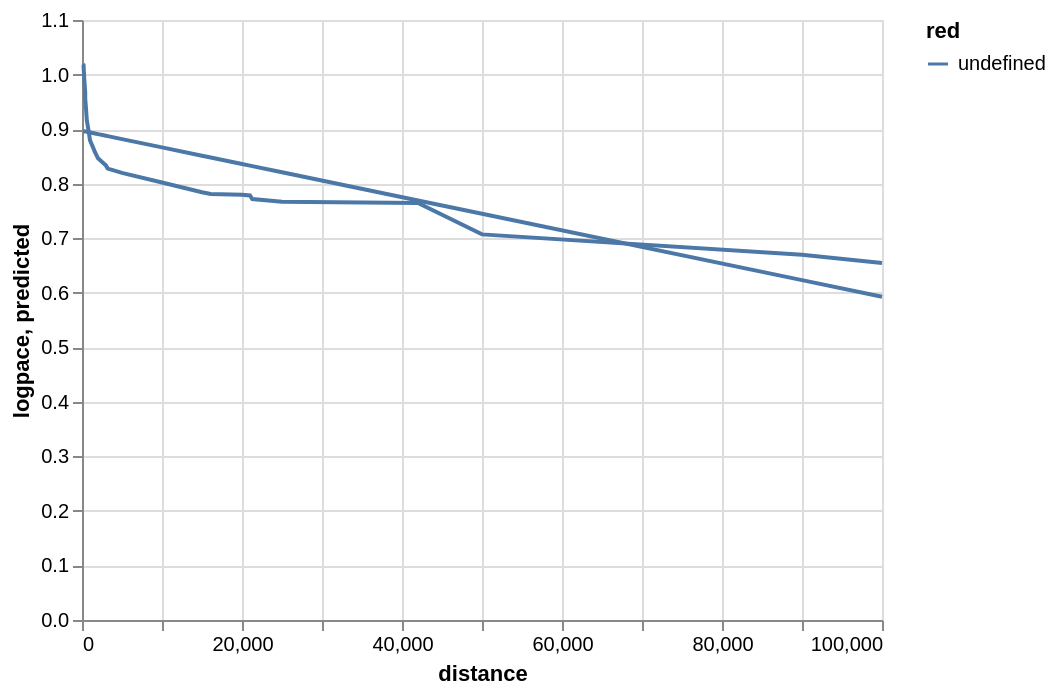

The code cell stored with this chart in its notebook:
### Code cell
records = alt.Chart(mens_running_all_dedup_nondecreasing).mark_line().encode(x="distance", y="logpace")
mens_running_all_dedup_nondecreasing["predicted"] = results.predict(mens_running_all_dedup_nondecreasing.distance)
predictions = alt.Chart(mens_running_all_dedup_nondecreasing).mark_line().encode(x="distance", y="predicted", color="red:N")

records + predictions

### Figure 1 — Vega-Lite specification as saved in the notebook (floating-point values rounded to 4 significant figures)
{"$schema": "https://vega.github.io/schema/vega-lite/v2.6.0.json", "config": {"view": {"height": 300, "width": 400}}, "datasets": {"data-6f3f86ab49fd10cb9c56c7c0097a5d48": [{"Athlete": "Usain Bolt", "Ctry.": "GBR", "Date": "17 May 2009", "Event": "150 m straight", "Location": "Manchester", "Meeting": "Manchester City Games", "N": null, "Nat.": "JAM", "P": null, "Perf": "14.35", "R": "[90]", "V": null, "W": "+1.1", "distance": 150, "logdistance": 2.176, "logpace": 1.019, "logtime": -0.6213, "pace": 10.45, "predicted": 0.8964, "seconds": 14.35, "time": 0.2392}, {"Athlete": "Usain Bolt", "Ctry.": "GER", "Date": "20 Aug 2009", "Event": "200 m", "Location": "Berlin", "Meeting": "World Championships", "N": null, "Nat.": "JAM", "P": "P", "Perf": "19.19", "R": "[5]", "V": "", "W": "−0.3", "distance": 200, "logdistance": 2.301, "logpace": 1.018, "logtime": -0.4951, "pace": 10.42, "predicted": 0.8962, "seconds": 19.19, "time": 0.3198}, {"Athlete": "Tommie Smith", "Ctry.": "USA", "Date": "7 May 1966", "Event": "220 y (straight)", "Location": "San Jose", "Meeting": "Video on YouTube", "N": "h", "Nat.": "USA", "P": null, "Perf": "19.50", "R": "[93]", "V": null, "W": "+1.9", "distance": 201.2, "logdistance": 2.304, "logpace": 1.014, "logtime": -0.4881, "pace": 10.32, "predicted": 0.8962, "seconds": 19.5, "time": 0.325}, {"Athlete": "Wayde van Niekerk", "Ctry.": "CZE", "Date": "28 Jun 2017", "Event": "300 m", "Location": "Ostrava", "Meeting": "Golden Spike Ostrava", "N": null, "Nat.": "RSA", "P": null, "Perf": "30.81", "R": "[95]", "V": null, "W": null, "distance": 300, "logdistance": 2.477, "logpace": 0.9884, "logtime": -0.2895, "pace": 9.737, "predicted": 0.8959, "seconds": 30.81, "time": 0.5135}, {"Athlete": "Wayde van Niekerk", "Ctry.": "BRA", "Date": "14 Aug 2016", "Event": "400 m", "Location": "Rio de Janeiro", "Meeting": "Olympic Games", "N": null, "Nat.": "RSA", "P": "P", "Perf": "43.03", "R": "[6]", "V": "", "W": null, "distance": 400, "logdistance": 2.602, "logpace": 0.9683, "logtime": -0.1444, "pace": 9.296, "predicted": 0.8956, "seconds": 43.03, "time": 0.7172}, {"Athlete": "John Smith", "Ctry.": "USA", "Date": "26 Jun 1971", "Event": "440 y", "Location": "Eugene", "Meeting": "USA Championships", "N": null, "Nat.": "USA", "P": null, "Perf": "44.50", "R": "[96][97][98]", "V": null, "W": null, "distance": 402.3, "logdistance": 2.605, "logpace": 0.9562, "logtime": -0.1298, "pace": 9.041, "predicted": 0.8956, "seconds": 44.5, "time": 0.7417}, {"Athlete": "David Rudisha", "Ctry.": "GBR", "Date": "10 Sep 2016", "Event": "500 m", "Location": "Newcastle", "Meeting": "Great North CityGames", "N": "[af]", "Nat.": "KEN", "P": null, "Perf": "57.69", "R": "[99]", "V": null, "W": null, "distance": 500, "logdistance": 2.699, "logpace": 0.9379, "logtime": -0.01705, "pace": 8.667, "predicted": 0.8953, "seconds": 57.69, "time": 0.9615}, {"Athlete": "Johnny Gray", "Ctry.": "USA", "Date": "24 May 1986", "Event": "600 m", "Location": "Santa Monica", "Meeting": null, "N": null, "Nat.": "USA", "P": null, "Perf": "1:12.81", "R": null, "V": null, "W": null, "distance": 600, "logdistance": 2.778, "logpace": 0.916, "logtime": 0.08404, "pace": 8.241, "predicted": 0.895, "seconds": 72.81, "time": 1.214}, {"Athlete": "David Rudisha", "Ctry.": "GBR", "Date": "9 Aug 2012", "Event": "800 m", "Location": "London", "Meeting": "Olympic Games", "N": null, "Nat.": "KEN", "P": "P", "Perf": "1:40.91", "R": "[7]", "V": "", "W": null, "distance": 800, "logdistance": 2.903, "logpace": 0.8992, "logtime": 0.2258, "pace": 7.928, "predicted": 0.8944, "seconds": 100.9, "time": 1.682}, {"Athlete": "Noah Ngeny", "Ctry.": "ITA", "Date": "5 Sep 1999", "Event": "1000 m", "Location": "Rieti", "Meeting": "Rieti Meeting", "N": null, "Nat.": "KEN", "P": "P", "Perf": "2:11.96", "R": null, "V": "", "W": null, "distance": 1000, "logdistance": 3, "logpace": 0.8796, "logtime": 0.3423, "pace": 7.578, "predicted": 0.8938, "seconds": 132.0, "time": 2.199}, {"Athlete": "Hicham El Guerrouj", "Ctry.": "ITA", "Date": "14 Jul 1998", "Event": "1500 m", "Location": "Rome", "Meeting": "Golden Gala", "N": null, "Nat.": "MAR", "P": "P", "Perf": "3:26.00", "R": null, "V": "", "W": null, "distance": 1500, "logdistance": 3.176, "logpace": 0.8622, "logtime": 0.5357, "pace": 7.282, "predicted": 0.8923, "seconds": 206, "time": 3.433}, {"Athlete": "Hicham El Guerrouj", "Ctry.": "ITA", "Date": "7 Jul 1999", "Event": "Mile", "Location": "Rome", "Meeting": "Golden Gala", "N": null, "Nat.": "MAR", "P": "P", "Perf": "3:43.13", "R": null, "V": "", "W": null, "distance": 1609, "logdistance": 3.207, "logpace": 0.858, "logtime": 0.5704, "pace": 7.211, "predicted": 0.8919, "seconds": 223.1, "time": 3.719}, {"Athlete": "Hicham El Guerrouj", "Ctry.": "GER", "Date": "7 Sep 1999", "Event": "2000 m", "Location": "Berlin", "Meeting": "ISTAF", "N": null, "Nat.": "MAR", "P": null, "Perf": "4:44.79", "R": null, "V": "", "W": null, "distance": 2000, "logdistance": 3.301, "logpace": 0.8465, "logtime": 0.6764, "pace": 7.023, "predicted": 0.8908, "seconds": 284.8, "time": 4.747}, {"Athlete": "Daniel Komen", "Ctry.": "ITA", "Date": "1 Sep 1996", "Event": "3000 m", "Location": "Rieti", "Meeting": "Rieti Meeting", "N": null, "Nat.": "KEN", "P": "P", "Perf": "7:20.67", "R": null, "V": "", "W": null, "distance": 3000, "logdistance": 3.477, "logpace": 0.833, "logtime": 0.866, "pace": 6.808, "predicted": 0.8877, "seconds": 440.7, "time": 7.345}, {"Athlete": "Daniel Komen", "Ctry.": "BEL", "Date": "17 Jul 1997", "Event": "Two miles", "Location": "Hechtel-Eksel", "Meeting": null, "N": null, "Nat.": "KEN", "P": "P", "Perf": "7:58.61", "R": null, "V": null, "W": null, "distance": 3218, "logdistance": 3.508, "logpace": 0.8276, "logtime": 0.9018, "pace": 6.724, "predicted": 0.8871, "seconds": 478.6, "time": 7.977}, {"Athlete": "Kenenisa Bekele", "Ctry.": "NED", "Date": "31 May 2004", "Event": "5000 m (track)", "Location": "Hengelo", "Meeting": "Fanny Blankers-Koen Games", "N": null, "Nat.": "ETH", "P": "P", "Perf": "12:37.35", "R": null, "V": "", "W": null, "distance": 5000, "logdistance": 3.699, "logpace": 0.8197, "logtime": 1.101, "pace": 6.602, "predicted": 0.8816, "seconds": 757.4, "time": 12.62}, {"Athlete": "Kenenisa Bekele", "Ctry.": "BEL", "Date": "26 Aug 2005", "Event": "10,000 m (track)", "Location": "Brussels", "Meeting": "Memorial Van Damme", "N": null, "Nat.": "ETH", "P": "P", "Perf": "26:17.53", "R": null, "V": "", "W": null, "distance": 10000, "logdistance": 4, "logpace": 0.802, "logtime": 1.42, "pace": 6.339, "predicted": 0.8664, "seconds": 1578.0, "time": 26.29}, {"Athlete": "Joshua Cheptegei", "Ctry.": "NED", "Date": "18 Nov 2018", "Event": "15 km (road)", "Location": "Nijmegen", "Meeting": "Zevenheuvelenloop", "N": null, "Nat.": "UGA", "P": null, "Perf": "41:05.00", "R": "[101]", "V": null, "W": null, "distance": 15000, "logdistance": 4.176, "logpace": 0.7843, "logtime": 1.614, "pace": 6.085, "predicted": 0.8512, "seconds": 2465, "time": 41.08}, {"Athlete": "Haile Gebrselassie", "Ctry.": "NED", "Date": "4 Sep 2005", "Event": "10 miles (road)", "Location": "Tilburg", "Meeting": "Tilburg Ten Miles", "N": "[ah]", "Nat.": "ETH", "P": null, "Perf": "44:24.00", "R": null, "V": null, "W": null, "distance": 16090, "logdistance": 4.207, "logpace": 0.781, "logtime": 1.647, "pace": 6.04, "predicted": 0.8479, "seconds": 2664, "time": 44.4}, {"Athlete": "Zersenay Tadese", "Ctry.": "POR", "Date": "21 Mar 2010", "Event": "20 km (road)", "Location": "Lisbon", "Meeting": "Lisbon Half Marathon", "N": "+", "Nat.": "ERI", "P": null, "Perf": "55:21.00", "R": "[102]", "V": null, "W": null, "distance": 20000, "logdistance": 4.301, "logpace": 0.7798, "logtime": 1.743, "pace": 6.022, "predicted": 0.836, "seconds": 3321, "time": 55.35}, {"Athlete": "Abraham Kiptum", "Ctry.": "ESP", "Date": "28 Oct 2018", "Event": "Half marathon", "Location": "Valencia", "Meeting": "Valencia Half Marathon", "N": null, "Nat.": "KEN", "P": "P", "Perf": "58:18.00", "R": "[13]", "V": "", "W": null, "distance": 21000, "logdistance": 4.322, "logpace": 0.7784, "logtime": 1.766, "pace": 6.003, "predicted": 0.833, "seconds": 3498, "time": 58.3}, {"Athlete": "Haile Gebrselassie", "Ctry.": "CZE", "Date": "27 Jun 2007", "Event": "One hour (track)", "Location": "Ostrava", "Meeting": "Golden Spike Ostrava", "N": null, "Nat.": "ETH", "P": "P", "Perf": "21,285 m", "R": "[14]", "V": "", "W": null, "distance": 21285, "logdistance": 4.328, "logpace": 0.7718, "logtime": 1.778, "pace": 5.912, "predicted": 0.8321, "seconds": 3600, "time": 60}, {"Athlete": "Dennis Kipruto Kimetto", "Ctry.": "GER", "Date": "6 May 2012", "Event": "25 km (road)", "Location": "Berlin", "Meeting": "BIG 25", "N": null, "Nat.": "KEN", "P": null, "Perf": "1:11:18.00", "R": "[103][104]", "V": null, "W": null, "distance": 25000, "logdistance": 4.398, "logpace": 0.7667, "logtime": 1.853, "pace": 5.844, "predicted": 0.8208, "seconds": 4278, "time": 71.3}, {"Athlete": "Eliud Kipchoge", "Ctry.": "ITA", "Date": "6 May 2017", "Event": "Marathon[b]", "Location": "Monza", "Meeting": "Autodromo Nazionale Monza", "N": "[c]", "Nat.": "KEN", "P": null, "Perf": "2:00:25", "R": "[18]", "V": "[1]", "W": null, "distance": 42000, "logdistance": 4.623, "logpace": 0.7644, "logtime": 2.081, "pace": 5.813, "predicted": 0.7691, "seconds": 7225, "time": 120.4}, {"Athlete": "Thompson Magawana", "Ctry.": "RSA", "Date": "2 Apr 1988", "Event": "50 km (road)", "Location": "Cape Town", "Meeting": null, "N": "+", "Nat.": "RSA", "P": null, "Perf": "2:43:38", "R": "[108]", "V": null, "W": null, "distance": 50000, "logdistance": 4.699, "logpace": 0.7069, "logtime": 2.214, "pace": 5.093, "predicted": 0.7447, "seconds": 9818, "time": 163.6}, {"Athlete": "Leonid Shvetsov", "Ctry.": "RSA", "Date": "2007", "Event": "90 km (road)", "Location": "Durban", "Meeting": "Comrades Marathon", "N": null, "Nat.": "RUS", "P": null, "Perf": "5:20:49.00", "R": null, "V": null, "W": null, "distance": 90000, "logdistance": 4.954, "logpace": 0.6698, "logtime": 2.506, "pace": 4.676, "predicted": 0.6231, "seconds": 19249, "time": 320.8}, {"Athlete": "Nao Kazami", "Ctry.": "JPN", "Date": "24 Jun 2018", "Event": "100 km (road)", "Location": "Yūbetsu", "Meeting": "Lake Saroma Ultramarathon", "N": null, "Nat.": "JPN", "P": null, "Perf": "6:09:14.00", "R": "[19]", "V": null, "W": null, "distance": 100000, "logdistance": 5, "logpace": 0.6545, "logtime": 2.567, "pace": 4.514, "predicted": 0.5926, "seconds": 22154, "time": 369.2}]}, "layer": [{"data": {"name": "data-6f3f86ab49fd10cb9c56c7c0097a5d48"}, "encoding": {"x": {"field": "distance", "type": "quantitative"}, "y": {"field": "logpace", "type": "quantitative"}}, "mark": "line"}, {"data": {"name": "data-6f3f86ab49fd10cb9c56c7c0097a5d48"}, "encoding": {"color": {"field": "red", "type": "nominal"}, "x": {"field": "distance", "type": "quantitative"}, "y": {"field": "predicted", "type": "quantitative"}}, "mark": "line"}]}
